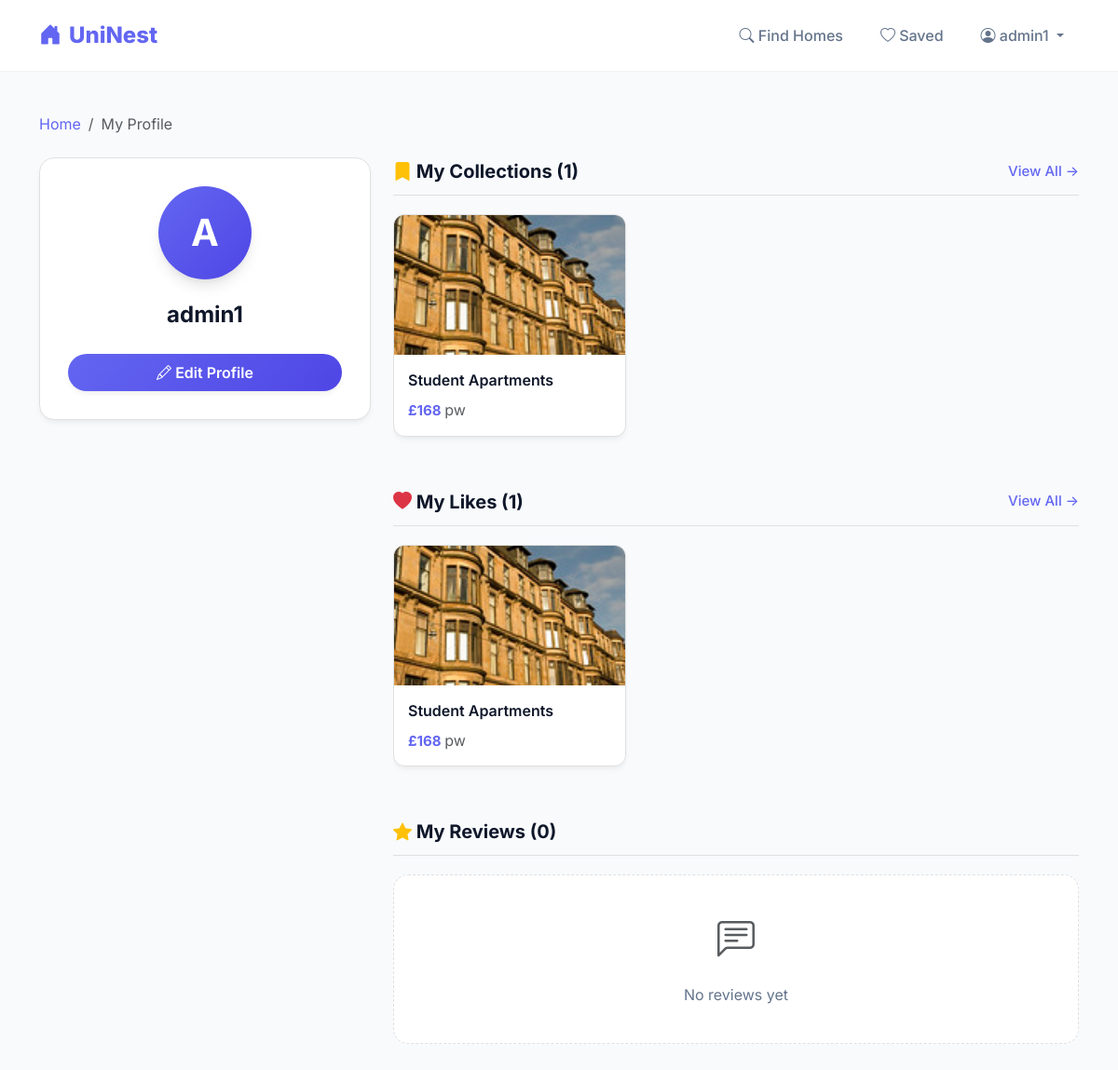
The app's page /dashboard/user/ (signed in), older data.
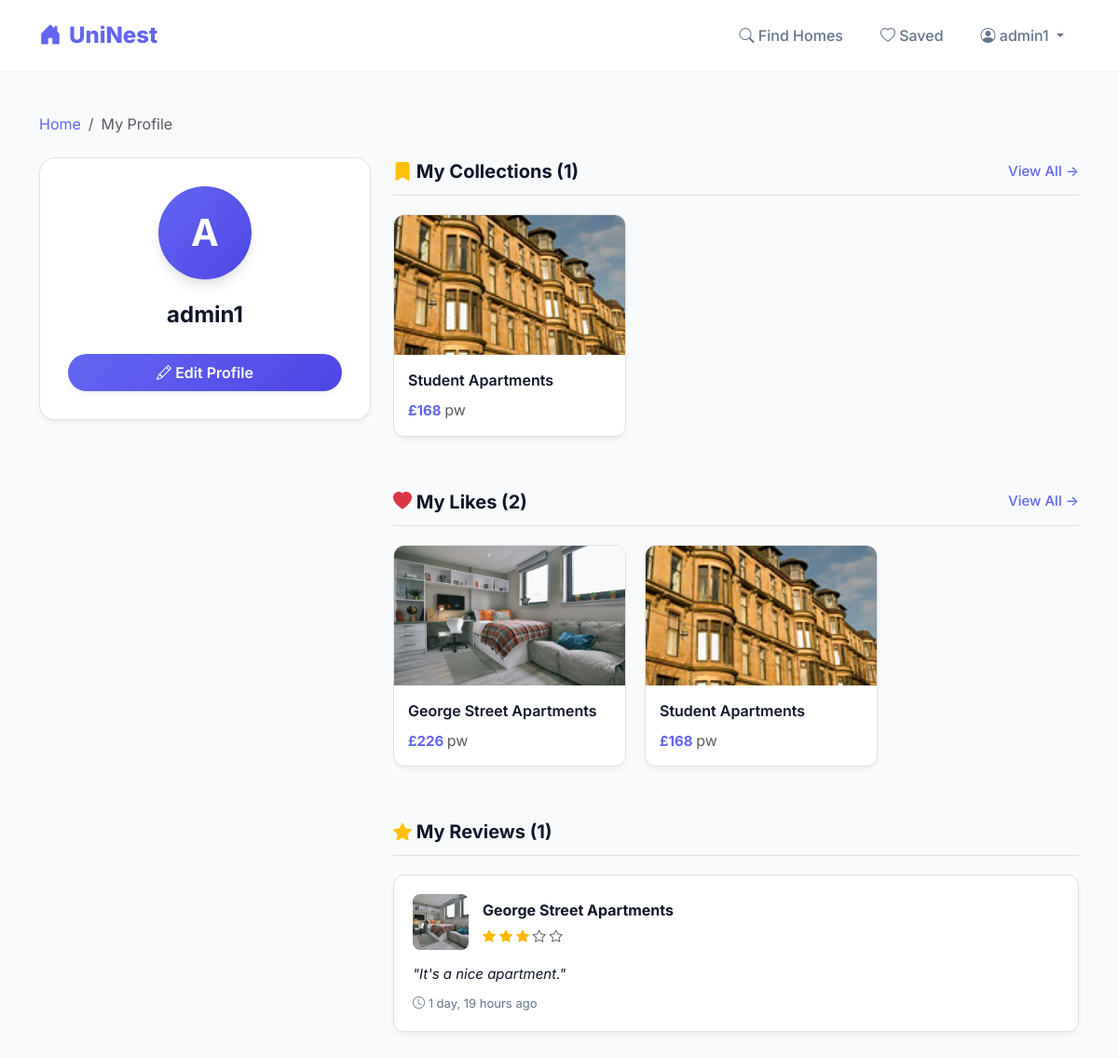
The same page, newer data.
### properties/models.py (models this page shows, shortened)
class User(AbstractUser):
    ROLE_CHOICES = (
        ('user', 'Student User'),
        ('agency', 'Agency'),
        ('admin', 'Administrator'),
    )
    role = models.CharField(max_length=10, choices=ROLE_CHOICES, default='user')

class Property(models.Model):
    title = models.CharField(max_length=200)
    description = models.TextField()
    price = models.IntegerField(verbose_name="Price (£/week)")
    zip_code = models.CharField(max_length=10)
    image = models.ImageField(upload_to="images/", blank=True, null=True)
    user = models.ForeignKey(User, on_delete=models.CASCADE)
    created_at = models.DateTimeField(auto_now_add=True)
    address = models.CharField(max_length=300, blank=True, verbose_name="Full Address")
    area = models.CharField(max_length=100, blank=True, null=True)
    latitude = models.DecimalField(max_digits=9, decimal_places=7, null=True, blank=True, verbose_name="Latitude")
    longitude = models.DecimalField(max_digits=10, decimal_places=7, null=True, blank=True, verbose_name="Longitude")
    distance_from_campus = models.CharField(max_length=50, blank=True, verbose_name="Distance from Campus")

class Review(models.Model):
    RATING_CHOICES = (
        (1, "1 Star"),
        (2, "2 Stars"),
        (3, "3 Stars"),
        (4, "4 Stars"),
        (5, "5 Stars"),
    )
    user = models.ForeignKey(User, on_delete=models.CASCADE)
    property = models.ForeignKey(Property, on_delete=models.CASCADE, related_name='reviews')
    rating = models.IntegerField(choices=RATING_CHOICES)
    comment = models.TextField(max_length=300)
    created_at = models.DateTimeField(auto_now_add=True)
    updated_at = models.DateTimeField(auto_now=True)
    class Meta:
        unique_together = ('user', 'property')
        ordering = ['-created_at']

### properties/views.py (the view)
# urls.py: path('dashboard/user/', views.user_dashboard, name='user_dashboard'),
@login_required
def user_dashboard(request):
    profile, created = UserProfile.objects.get_or_create(user=request.user)
    my_collections_count = Collection.objects.filter(user=request.user).count()
    my_likes_count = Like.objects.filter(user=request.user).count()
    my_reviews_count = Review.objects.filter(user=request.user).count()
    recent_collections = Property.objects.filter(
        collected_by__user=request.user
    ).order_by('-collected_by__created_at')[:3]
    recent_likes = Property.objects.filter(
        likes__user=request.user
    ).order_by('-likes__created_at')[:3]
    recent_reviews = Review.objects.filter(
        user=request.user
    ).select_related('property').order_by('-created_at')[:3]
    context = {
        'profile': profile,
        'my_collections_count': my_collections_count,
        'my_likes_count': my_likes_count,
        'my_reviews_count': my_reviews_count,
        'recent_collections': recent_collections,
        'recent_likes': recent_likes,
        'recent_reviews': recent_reviews,
    }
    return render(request, "dashboards/user_dashboard.html", context)

### properties/templates/dashboards/user_dashboard.html (shortened to what this page needs)
{% extends 'base/base.html' %}
{% block content %}
<div class="container py-4">
    <nav aria-label="breadcrumb" class="mb-4">
        <ol class="breadcrumb">
            <li class="breadcrumb-item"><a href="{% url 'home' %}" class="text-decoration-none" style="color: var(--primary-color);">Home</a></li>
            <li class="breadcrumb-item active" aria-current="page">My Profile</li>
        </ol>
    </nav>
    <div class="row">
        <div class="col-lg-4 mb-4 animate-fade-in-up">
            <div class="profile-card position-sticky" style="top: 90px;">
                {% if profile.avatar %}
                    <img src="{{ profile.avatar.url }}" alt="Avatar" class="avatar-image">
                {% else %}
                    <div class="avatar-circle">
                        {{ user.username.0|upper }}
                    </div>
                {% endif %}
                <div class="username">{{ user.username }}</div>
                <a href="{% url 'edit_user_profile' %}" class="btn btn-primary-custom w-100"><i class="bi bi-pencil"></i> Edit Profile</a>
            </div>
        </div>
        <div class="col-lg-8 animate-fade-in-up delay-100">
            <div class="section-header mt-0">
                <div class="section-title"><i class="bi bi-bookmark-fill text-warning"></i> My Collections ({{ my_collections_count }})</div>
                <a href="{% url 'my_collection' %}?from=dashboard" class="view-all">View All →</a>
            </div>
            {% if recent_collections %}
                <div class="scroll-container">
                    {% for property in recent_collections %}
                    <a href="{% url 'property_detail' property.id %}" style="text-decoration: none; color: inherit;">
                        <div class="property-card">
                            {% if property.image %}
                                <img src="{{ property.image.url }}" alt="{{ property.title }}" class="property-image">
                            {% else %}
                                <div class="property-image d-flex align-items-center justify-content-center"><i class="bi bi-image text-muted fs-3"></i></div>
                            {% endif %}
                            <div class="property-info">
                                <div class="property-title">{{ property.title }}</div>
                                <div class="property-price">£{{ property.price }} <span class="text-muted fw-normal fs-6">pw</span></div>
                            </div>
                        </div>
                    </a>
                    {% endfor %}
                </div>
            {% else %}
                <div class="empty-state">
                    <i class="bi bi-bookmark text-muted fs-1 mb-3 d-block"></i>
                    No collections yet
                </div>
            {% endif %}
            <div class="section-header">
                <div class="section-title"><i class="bi bi-heart-fill text-danger"></i> My Likes ({{ my_likes_count }})</div>
                <a href="{% url 'my_likes' %}?from=dashboard" class="view-all">View All →</a>
            </div>
            {% if recent_likes %}
                <div class="scroll-container">
                    {% for property in recent_likes %}
                    <a href="{% url 'property_detail' property.id %}" style="text-decoration: none; color: inherit;">
                        <div class="property-card">
                            {% if property.image %}
                                <img src="{{ property.image.url }}" alt="{{ property.title }}" class="property-image">
                            {% else %}
                                <div class="property-image d-flex align-items-center justify-content-center"><i class="bi bi-image text-muted fs-3"></i></div>
                            {% endif %}
                            <div class="property-info">
                                <div class="property-title">{{ property.title }}</div>
                                <div class="property-price">£{{ property.price }} <span class="text-muted fw-normal fs-6">pw</span></div>
                            </div>
                        </div>
                    </a>
                    {% endfor %}
                </div>
            {% else %}
                <div class="empty-state">
                    <i class="bi bi-heart text-muted fs-1 mb-3 d-block"></i>
                    No likes yet
                </div>
            {% endif %}
            <div class="section-header">
                <div class="section-title"><i class="bi bi-star-fill text-warning"></i> My Reviews ({{ my_reviews_count }})</div>
            </div>
            {% if recent_reviews %}
                {% for review in recent_reviews %}
                <a href="{% url 'property_detail' review.property.id %}" style="text-decoration: none; color: inherit;">
                    <div class="review-card">
                        <div class="review-header">
                            {% if review.property.image %}
                                <img src="{{ review.property.image.url }}" alt="{{ review.property.title }}" class="review-property-image">
                            {% else %}
                                <div class="review-property-image d-flex align-items-center justify-content-center"><i class="bi bi-image text-muted"></i></div>
                            {% endif %}
                            <div>
                                <div class="property-title fw-bold m-0">{{ review.property.title }}</div>
                                <div class="review-rating">
                                    {% for i in "12345" %}
                                        {% if forloop.counter <= review.rating %}<i class="bi bi-star-fill"></i>{% else %}<i class="bi bi-star text-muted"></i>{% endif %}
                                    {% endfor %}
                                </div>
                            </div>
                        </div>
                        <div class="review-comment">"{{ review.comment|truncatewords:15 }}"</div>
                        <div class="review-date"><i class="bi bi-clock"></i> {{ review.created_at|timesince }} ago</div>
                    </div>
                </a>
                {% endfor %}
            {% else %}
                <div class="empty-state">
                    <i class="bi bi-chat-left-text text-muted fs-1 mb-3 d-block"></i>
                    No reviews yet
                </div>
            {% endif %}
        </div>
    </div>
</div>
{% endblock %}

### properties/templates/base/base.html (shortened to what this page needs)
<!DOCTYPE html>
<html lang="en">
<head>
    <link href="https://cdn.jsdelivr.net/npm/bootstrap@5.3.3/dist/css/bootstrap.min.css" rel="stylesheet">
    <link rel="stylesheet" href="https://cdn.jsdelivr.net/npm/bootstrap-icons@1.11.3/font/bootstrap-icons.min.css">
</head>
<body>
    <nav class="navbar navbar-expand-lg modern-navbar">
        <div class="container max-w-1200">
            <a class="navbar-brand" href="{% url 'home' %}">
                <i class="bi bi-house-door-fill"></i> UniNest
            </a>
            <div class="collapse navbar-collapse" id="navbarNav">
                <ul class="navbar-nav ms-auto align-items-center gap-2">
                    <li class="nav-item">
                        <a class="nav-link" href="{% url 'home' %}"><i class="bi bi-search"></i> Find Homes</a>
                    </li>
                    {% if user.is_authenticated %}
                        <li class="nav-item">
                            <a class="nav-link" href="{% url 'my_likes' %}"><i class="bi bi-heart"></i> Saved</a>
                        </li>
                        <li class="nav-item dropdown">
                            <a class="nav-link dropdown-toggle" href="#" id="userDropdown" role="button" data-bs-toggle="dropdown">
                                <i class="bi bi-person-circle"></i> {{ user.username }}
                            </a>
                        </li>
                    {% endif %}
                </ul>
            </div>
        </div>
    </nav>
    <div class="main-container">
        <div id="toast-container" class="position-fixed top-0 end-0 p-3" style="z-index: 1060; margin-top: 70px;">
        </div>
        {% block content %}
        {% endblock %}
    </div>
</body>
</html>

### properties/templates/base/base.html (style rules this page uses)
:root { --primary-color: #6366f1; --primary-hover: #4f46e5; --secondary-color: #14b8a6; --accent-color: #f43f5e; --bg-light: #f8fafc; --text-dark: #0f172a; --text-muted: #64748b; --card-bg: #ffffff; --border-radius: 16px; --shadow-sm: 0 4px 6px -1px rgba(0, 0, 0, 0.05), 0 2px 4px -1px rgba(0, 0, 0, 0.03); --shadow-md: 0 10px 15px -3px rgba(0, 0, 0, 0.1), 0 4px 6px -2px rgba(0, 0, 0, 0.05); --shadow-lg: 0 20px 25px -5px rgba(99, 102, 241, 0.15), 0 10px 10px -5px rgba(99, 102, 241, 0.04); --transition: all 0.3s cubic-bezier(0.4, 0, 0.2, 1); --transition-bounce: all 0.5s cubic-bezier(0.68, -0.55, 0.265, 1.55); }
.animate-fade-in-up { animation: fadeInUp 0.6s cubic-bezier(0.16, 1, 0.3, 1) forwards; opacity: 0; }
.delay-100 { animation-delay: 100ms; }
body { background-color: var(--bg-light); min-height: 100vh; margin: 0; font-family: 'Inter', -apple-system, BlinkMacSystemFont, "Segoe UI", Roboto, sans-serif; display: flex; flex-direction: column; color: var(--text-dark); }
.main-container { flex: 1; background: transparent; width: 100%; max-width: 1200px; margin: 0 auto; position: relative; display: flex; flex-direction: column; padding: 20px; }
.modern-navbar { background: rgba(255, 255, 255, 0.9); backdrop-filter: blur(10px); border-bottom: 1px solid rgba(0,0,0,0.05); padding: 15px 0; position: sticky; top: 0; z-index: 1000; }
.navbar-brand { font-weight: 800; font-size: 1.5rem; color: var(--primary-color) !important; display: flex; align-items: center; gap: 8px; }
.nav-link { font-weight: 500; color: var(--text-muted); transition: var(--transition); padding: 8px 16px !important; border-radius: 8px; }
.btn-primary-custom { background: linear-gradient(135deg, var(--primary-color), var(--primary-hover)); color: white !important; border: none; border-radius: 50px; padding: 8px 24px; font-weight: 600; transition: var(--transition); box-shadow: var(--shadow-sm); }

### properties/templates/dashboards/user_dashboard.html (style rules this page uses)
.profile-card { background: white; border: 1px solid #e0e0e0; border-radius: var(--border-radius); padding: 30px; margin-bottom: 30px; text-align: center; box-shadow: var(--shadow-sm); }
.avatar-circle { width: 100px; height: 100px; border-radius: 50%; background: linear-gradient(135deg, var(--primary-color), var(--primary-hover)); display: flex; align-items: center; justify-content: center; font-size: 40px; font-weight: bold; color: white; margin: 0 auto 20px; box-shadow: var(--shadow-md); }
.username { font-size: 24px; font-weight: bold; margin-bottom: 5px; color: var(--text-dark); }
.section-header { display: flex; justify-content: space-between; align-items: center; margin: 40px 0 20px; border-bottom: 1px solid #e0e0e0; padding-bottom: 10px; }
.section-title { font-size: 20px; font-weight: bold; color: var(--text-dark); }
.view-all { color: var(--primary-color); text-decoration: none; font-size: 15px; font-weight: 500; transition: var(--transition); }
.scroll-container { display: flex; overflow-x: auto; gap: 20px; padding-bottom: 15px; -webkit-overflow-scrolling: touch; }
.property-card { width: 250px; background: white; border: 1px solid #e0e0e0; border-radius: 12px; overflow: hidden; flex-shrink: 0; transition: var(--transition); box-shadow: var(--shadow-sm); }
.property-image { width: 100%; height: 150px; object-fit: cover; background: var(--bg-light); }
.property-info { padding: 15px; }
.property-title { font-size: 16px; margin-bottom: 8px; white-space: nowrap; overflow: hidden; text-overflow: ellipsis; color: var(--text-dark); font-weight: 600; }
.property-price { color: var(--primary-color); font-weight: bold; font-size: 15px; }
.review-card { background: white; border: 1px solid #e0e0e0; border-radius: 12px; padding: 20px; margin-bottom: 15px; transition: var(--transition); box-shadow: var(--shadow-sm); }
.review-header { display: flex; align-items: center; gap: 15px; margin-bottom: 15px; }
.review-property-image { width: 60px; height: 60px; border-radius: 8px; object-fit: cover; background: var(--bg-light); }
.review-rating { color: #FFB800; font-size: 14px; margin-top: 5px; }
.review-comment { color: var(--text-dark); font-size: 15px; margin-bottom: 10px; font-style: italic; }
.review-date { color: var(--text-muted); font-size: 13px; }

Row changes from the older to the newer data that the page shows:
now on this page (row unchanged): Property: image (picture), title "George Street Apartments", price "226"
added Review: property.image (picture), property "George Street Apartments", rating 3 (drawn), comment "It's a nice apartment.", created_at "1 day, 19 hours"
Text that changed along with them:
{{ my_likes_count }}: "1" → "2"
{{ my_reviews_count }}: "0" → "1"
text no longer shown: "No reviews yet"
